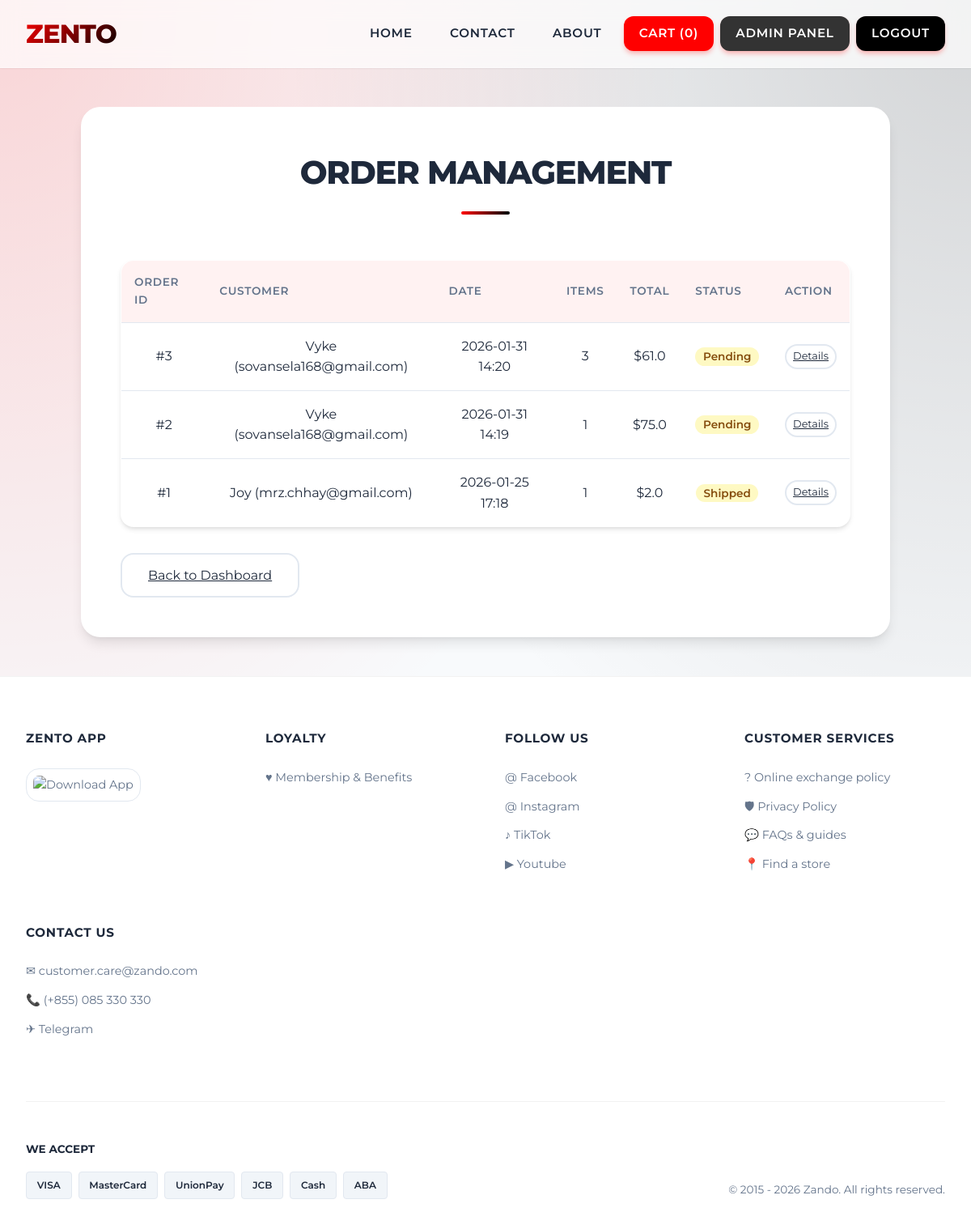
Page /admin/orders (signed in) on the committed database.
### models.py (models this page shows, shortened)
class Order(db.Model):
    id = db.Column(db.Integer, primary_key=True)
    user_id = db.Column(db.Integer, db.ForeignKey('user.id'), nullable=False)
    date_ordered = db.Column(db.DateTime, nullable=False, default=db.func.current_timestamp())
    total_price = db.Column(db.Float, nullable=False)
    status = db.Column(db.String(20), default='Pending')
    user = db.relationship('User', backref=db.backref('orders', lazy=True))
    items = db.relationship('OrderItem', backref='order', lazy=True)

class User(UserMixin, db.Model):
    id = db.Column(db.Integer, primary_key=True)
    name = db.Column(db.String(100), nullable=False)
    email = db.Column(db.String(100), unique=True, nullable=False)
    password_hash = db.Column(db.String(200))
    is_admin = db.Column(db.Boolean, default=False)
    profile_pic = db.Column(db.String(150), default='default.jpg')

### admin/routes.py (the view)
@bp.route('/orders')
def orders():
    orders = Order.query.order_by(Order.date_ordered.desc()).all()
    return render_template('admin/orders.html', orders=orders)

### admin/routes.py (called while the page is built)
@bp.before_request
@login_required
def require_admin():
    if not current_user.is_admin:
        flash('Access denied. Admin privileges required.')
        return redirect(url_for('main.home'))

### models.py (called while the page is built)
@login_manager.user_loader
def load_user(user_id):
    return User.query.get(int(user_id))

### templates/admin/orders.html (shortened to what this page needs)
{% extends "master.html" %}
{% block content %}
<div class="result-card" style="max-width: 1000px;">
    <h2>Order Management</h2>
    <table>
        <thead>
            <tr>
                <th>Order ID</th>
                <th>Customer</th>
                <th>Date</th>
                <th>Items</th>
                <th>Total</th>
                <th>Status</th>
                <th>Action</th>
            </tr>
        </thead>
        <tbody>
            {% for order in orders %}
            <tr>
                <td>#{{ order.id }}</td>
                <td>{{ order.user.name }} ({{ order.user.email }})</td>
                <td>{{ order.date_ordered.strftime('%Y-%m-%d %H:%M') }}</td>
                <td>{{ order.items|length }}</td>
                <td>${{ order.total_price }}</td>
                <td>
                    <span style="
                        padding: 0.2rem 0.6rem;
                        border-radius: 1rem;
                        font-size: 0.85rem;
                        font-weight: 600;
                        background: {% if order.status == 'Completed' %}#dcfce7{% elif order.status == 'Cancelled' %}#fee2e2{% else %}#fef9c3{% endif %};
                        color: {% if order.status == 'Completed' %}#166534{% elif order.status == 'Cancelled' %}#991b1b{% else %}#854d0e{% endif %};
                    ">
                        {{ order.status }}
                    </span>
                </td>
                <td>
                    <a href="{{ url_for('admin.order_details', id=order.id) }}" class="btn-secondary"
                        style="padding: 0.2rem 0.5rem; font-size: 0.8rem;">Details</a>
                </td>
            </tr>
            {% endfor %}
        </tbody>
    </table>
    <div style="margin-top: 2rem; text-align: left;">
        <a href="{{ url_for('admin.dashboard') }}" class="btn-secondary">Back to Dashboard</a>
    </div>
</div>
{% endblock %}

### static/style.css (style rules this page uses)
:root { --primary: #ff0000; --primary-dark: #cc0000; --secondary: #000000; --accent: #333333; --background: #f8fafc; --surface: #ffffff; --text-main: #1e293b; --text-light: #64748b; --success: #10b981; --error: #ef4444; --glass: rgba(255, 255, 255, 0.7); --glass-border: rgba(255, 255, 255, 0.5); --shadow-sm: 0 1px 2px 0 rgba(0, 0, 0, 0.05); --shadow-md: 0 4px 6px -1px rgba(0, 0, 0, 0.1), 0 2px 4px -1px rgba(0, 0, 0, 0.06); --shadow-lg: 0 10px 15px -3px rgba(0, 0, 0, 0.1), 0 4px 6px -2px rgba(0, 0, 0, 0.05); --radius-lg: 1rem; --radius-xl: 1.5rem; }
* { margin: 0; padding: 0; box-sizing: border-box; }
body { font-family: 'Montserrat', sans-serif; line-height: 1.6; color: var(--text-main); background-color: var(--background); background-image: radial-gradient(at 0% 0%, rgba(255, 0, 0, 0.15) 0px, transparent 50%), radial-gradient(at 100% 0%, rgba(0, 0, 0, 0.15) 0px, transparent 50%); background-attachment: fixed; min-height: 100vh; display: flex; flex-direction: column; }
h2 { font-size: 2.5rem; font-weight: 800; text-transform: uppercase; margin-bottom: 2.5rem; text-align: center; color: var(--text-main); letter-spacing: -0.03em; position: relative; display: inline-block; width: 100%; }
h2::after { content: ''; display: block; width: 60px; height: 4px; background: linear-gradient(90deg, var(--primary), var(--secondary)); margin: 1rem auto 0; border-radius: 2px; }
.result-card { max-width: 600px; margin: 0 auto; background: var(--surface); padding: 3rem; border-radius: var(--radius-xl); box-shadow: var(--shadow-lg); text-align: center; border: 1px solid rgba(255, 255, 255, 0.5); }
.btn-secondary { display: inline-block; background: white; color: var(--text-main); padding: 0.8rem 2rem; border: 2px solid #e2e8f0; border-radius: var(--radius-lg); }
table { width: 100%; border-collapse: separate; border-spacing: 0; margin-top: 1rem; background: var(--surface); border-radius: var(--radius-lg); overflow: hidden; box-shadow: var(--shadow-md); border: 1px solid rgba(255, 255, 255, 0.5); }
th { background: rgba(255, 0, 0, 0.05); padding: 1rem; text-align: left; font-weight: 600; color: var(--text-light); text-transform: uppercase; font-size: 0.85rem; letter-spacing: 0.05em; border-bottom: 1px solid #e2e8f0; }
td { padding: 1rem; border-bottom: 1px solid #e2e8f0; color: var(--text-main); vertical-align: middle; }
tr:last-child td { border-bottom: none; }

### rows in the picture
Order: id "3", user.name "Vyke", user.email "sovansela168@gmail.com", date_ordered "2026-01-31 14:20", items|length "3", total_price "61.0", status "Pending"
Order: id "2", user.name "Vyke", user.email "sovansela168@gmail.com", date_ordered "2026-01-31 14:19", items|length "1", total_price "75.0", status "Pending"
Order: id "1", user.name "Joy", user.email "mrz.chhay@gmail.com", date_ordered "2026-01-25 17:18", items|length "1", total_price "2.0", status "Shipped"

### other values in the picture
{{ cart_count }} "0"
